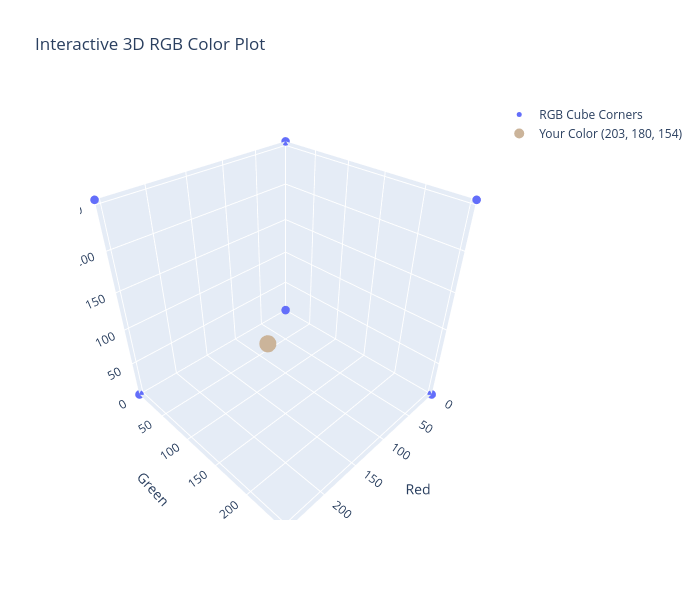

Here is the notebook cell this chart was saved with:
### Markdown cell above
# Visualization

### Code cell
# Sets the color variable to the target RGB values for visualization
color = target_rgb
# Unpacks the RGB values into separate variables being the red, green, and blue channels
R, G, B = color
# Defines the vertices of the RGB cube
cube_points = np.array([
    [0, 0, 0], [255, 0, 0], [0, 255, 0], [0, 0, 255],
    [255, 255, 0], [255, 0, 255], [0, 255, 255], [255, 255, 255]
])

# Initializes plot for figure
fig = go.Figure()

# Adds a 3D scatter plot trace for the corners of the RGB cube to the figure
fig.add_trace(go.Scatter3d(
    x=cube_points[:,0], y=cube_points[:,1], z=cube_points[:,2],
    mode='markers',
    marker=dict(size=5),
    name='RGB Cube Corners'
))

# Adds the target color as a point in the 3D RGB space
fig.add_trace(go.Scatter3d(
    x=[R], y=[G], z=[B],
    mode='markers',
    marker=dict(size=10, color=f'rgb({R},{G},{B})'),
    name=f'Your Color {color}'
))

# Configures the layout of the plot with axis titles, ranges, figure size, and plot title
fig.update_layout(
    scene=dict(
        xaxis=dict(title='Red', range=[0,255]),
        yaxis=dict(title='Green', range=[0,255]),
        zaxis=dict(title='Blue', range=[0,255])
    ),
    width=700,
    height=600,
    title="Interactive 3D RGB Color Plot"
)

# Displays the 3D RGB color plot
fig.show()

### Figure 1 — Plotly figure (JSON) as saved in the notebook; plotly's stock layout.template omitted (floating-point values rounded to 4 significant figures)
{"data": [{"marker": {"size": 5}, "mode": "markers", "name": "RGB Cube Corners", "type": "scatter3d", "x": [0, 255, 0, 0, 255, 255, 0, 255], "y": [0, 0, 255, 0, 255, 0, 255, 255], "z": [0, 0, 0, 255, 0, 255, 255, 255]}, {"marker": {"color": "rgb(203,180,154)", "size": 10}, "mode": "markers", "name": "Your Color (203, 180, 154)", "type": "scatter3d", "x": [203], "y": [180], "z": [154]}], "layout": {"height": 600, "scene": {"xaxis": {"range": [0, 255], "title": {"text": "Red"}}, "yaxis": {"range": [0, 255], "title": {"text": "Green"}}, "zaxis": {"range": [0, 255], "title": {"text": "Blue"}}}, "title": {"text": "Interactive 3D RGB Color Plot"}, "width": 700}}
